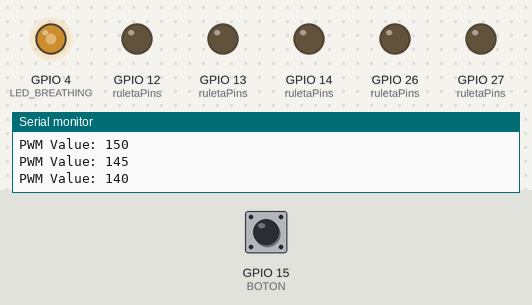
This sketch was run on a simulated ESP32. Shown: output pins drawn as LEDs (lit = HIGH), the last lines printed to the serial monitor. Dashed ring = blinking. Inputs (shaded band) come from the test bench; at power-on: GPIO 15 (BOTON) HIGH.

Above: at 1.2 s.
1.3 s: GPIO 15 (BOTON) pulled LOW for 0.15 s
At 2.12 s:
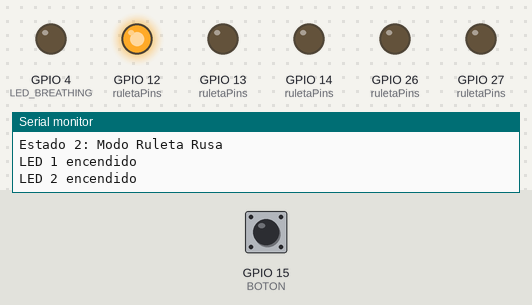
4.3 s: GPIO 15 (BOTON) pulled LOW for 1 s
At 4.5 s:
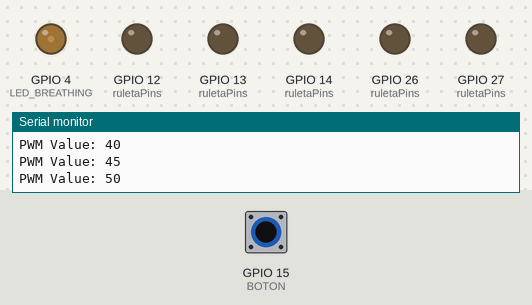
8.3 s: GPIO 15 (BOTON) pulled LOW for 3.2 s
At 9.62 s:
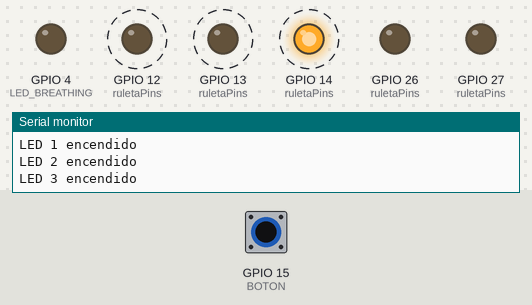
13.0 s: GPIO 15 (BOTON) pulsed LOW 5 times (0.12 s each, 0.3 s apart)
At 13.54 s:
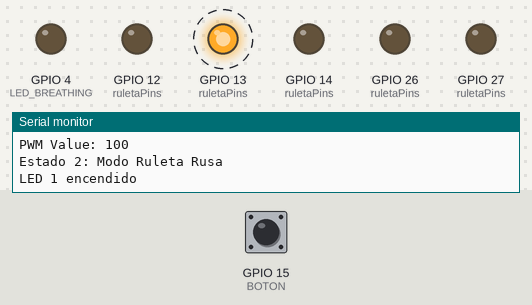
Timing chart, 0 to 18.5 s (numbered marks = the images above; inputs shaded):
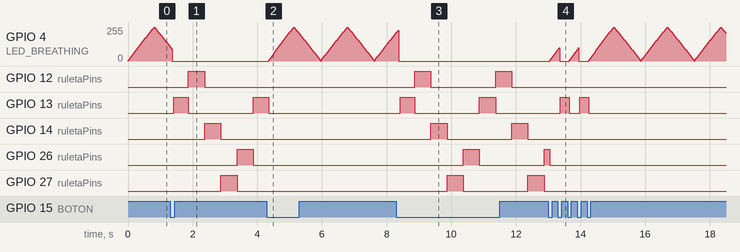

Measured:
- after the input at 1.3 s, GPIO 12 (ruletaPins): LOW → HIGH after 0.57 s, → LOW 0.50 s later; GPIO 13 (ruletaPins): LOW → HIGH after 0.12 s, → LOW 0.45 s later, → HIGH 2.0 s later
- after the input at 8.3 s, GPIO 12 (ruletaPins): alternates HIGH for 0.50 s and LOW for 2.0 s, starting after 0.57 s; GPIO 13 (ruletaPins): alternates HIGH for 0.48 s and LOW for 2.0 s, starting after 0.12 s

The sketch:

CONTROL_ACTUADORES_SECUENCIADORES_LOGICOS.ino
```cpp
// LED para efecto breathing (PWM)
#define LED_BREATHING 4

// LEDs para la ruleta (Coche Fantástico)
#define LED_VERDE 13
#define LED_AMARILLO 12
#define LED_ROJO 14
#define LED_BLANCO 27
#define LED_AZUL 26

// Botón para cambiar de estado
#define BOTON 15

// Variables para el breathing
volatile int pwmValue = 0;
int step = 5;
int brightness = 0;

// Variables para la ruleta
volatile int ledActual = 0;
volatile unsigned long lastStep = 0;
const unsigned long STEP_TIME = 500;

// Máquina de estados
volatile int state = 1;
volatile int contador = 0;
volatile int botonState = 0;

// Timer hardware
hw_timer_t * timer = NULL;

// Array con los pines de los LEDs de la ruleta
int ruletaPins[] = {LED_VERDE, LED_AMARILLO, LED_ROJO, LED_BLANCO, LED_AZUL};

// Prototipos
void IRAM_ATTR onTimer();
void cambiarEstado();
void ejecutarBreathing();
void ejecutarRuleta();

void setup()
{
  Serial.begin(9600);
  Serial.println("Sistema Control de Actuadores");

  // Configurar pines de salida
  pinMode(LED_BREATHING, OUTPUT);
  for(int i = 0; i < 5; i++)
  {
    pinMode(ruletaPins[i], OUTPUT);
    digitalWrite(ruletaPins[i], LOW);
  }

  // Configurar botón con pull-up
  pinMode(BOTON, INPUT_PULLUP);

  // Configurar timer para ESP32 (API para versiones muy antiguas)
  timer = timerBegin(1000000);
  timerAttachInterrupt(timer, &onTimer);
  timerAlarm(timer, 1000, true, 0);

  Serial.println("Estado 1: Modo Respiración");
}

void loop()
{
  // Leer botón y cambiar estado si es necesario
  cambiarEstado();

  // Ejecutar el estado actual
  if (state == 1)
  {
    ejecutarBreathing();
  }
  else if (state == 2)
  {
    ejecutarRuleta();
  }
}

// ISR del Timer (1ms)
void IRAM_ATTR onTimer()
{
  contador++;  // Incrementar contador cada 1ms
}
// Función para cambiar de estado con debounce
void cambiarEstado()
{
  static int lastButtonState = HIGH;
  static int debounceCounter = 0;
  const int DEBOUNCE_TIME = 50;

  int reading = digitalRead(BOTON);

  if(reading != lastButtonState)
  {
    debounceCounter = contador;
  }

  if((contador - debounceCounter) > DEBOUNCE_TIME)
  {
    if(reading == LOW && botonState == 0)
    {
      botonState = 1;

      // Cambiar de estado
      if(state == 1)
      {
        state = 2;
        // Reiniciar ruleta
        ledActual = 0;
        lastStep = contador;
        for(int i = 0; i < 5; i++)
        {
          digitalWrite(ruletaPins[i], LOW);
        }
        analogWrite(LED_BREATHING, 0);  // Apagar LED breathing
        Serial.println("Estado 2: Modo Ruleta Rusa ");
        Serial.println("LED 1 encendido");
        digitalWrite(ruletaPins[0], HIGH);  // Encender primer LED
      }
      else
      {
        state = 1;
        // Reiniciar breathing
        pwmValue = 0;
        step = 5;
        brightness = 0;
        for(int i = 0; i < 5; i++)
        {
          digitalWrite(ruletaPins[i], LOW);
        }
        Serial.println("Estado 1: Modo Respiración");
      }
    } else if(reading == HIGH)
    {
      botonState = 0;
    }
  }
  lastButtonState = reading;
}

// Función para generar PWM manualmente
void generarPWM(int pin, int valor)
{
  // PWM manual
  static unsigned long lastPWMTime = 0;
  static int currentValue = 0;
  static bool pwmState = LOW;

  unsigned long currentMicros = contador * 1000;

  int periodo = 2000;
  int tiempoOn = (valor * periodo) / 255;

  if(pwmState == HIGH && (currentMicros - lastPWMTime) >= tiempoOn)
  {
    digitalWrite(pin, LOW);
    pwmState = LOW;
    lastPWMTime = currentMicros;
  } else if(pwmState == LOW && (currentMicros - lastPWMTime) >= (periodo - tiempoOn))
  {
    if(valor > 0)
    {
      digitalWrite(pin, HIGH);
      pwmState = HIGH;
    }
    lastPWMTime = currentMicros;
  }
}
// Estado 1: Efecto Breathing (respiración PWM)
void ejecutarBreathing()
{
  static unsigned long lastUpdate = 0;
  const unsigned long UPDATE_INTERVAL = 15;

  if((contador - lastUpdate) >= UPDATE_INTERVAL)
  {
    lastUpdate = contador;

    brightness += step;

    if(brightness >= 255)
    {
      brightness = 255;
      step = -5;
    }
    else if(brightness <= 0)
    {
      brightness = 0;
      step = 5;
    }
    analogWrite(LED_BREATHING, brightness);

    // Imprimir valor actual en monitor serial
    Serial.print("PWM Value: ");
    Serial.println(brightness);
  }
}

// Estado 2: Ruleta Rusa (Coche Fantástico)
void ejecutarRuleta()
{
  if((contador - lastStep) >= STEP_TIME)
  {
    lastStep = contador;
    // Apagar LED actual
    digitalWrite(ruletaPins[ledActual], LOW);

    // Avanzar al siguiente LED
    ledActual++;

    // Reiniciar al llegar al final
    if(ledActual >= 5)
    {
      ledActual = 0;
    }

    // Encender el nuevo LED
    digitalWrite(ruletaPins[ledActual], HIGH);

    // Imprimir estado en monitor serial
    Serial.print("LED ");
    Serial.print(ledActual + 1);
    Serial.println(" encendido");
  }
}
```
